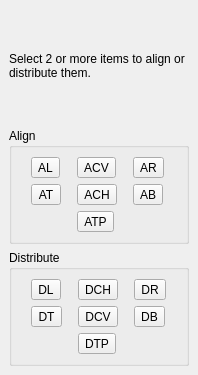
<?xml version="1.0" encoding="UTF-8"?>
<ui version="4.0">
 <class>AlignDock</class>
 <widget class="QDockWidget" name="AlignDock">
  <property name="geometry">
   <rect>
    <x>0</x>
    <y>0</y>
    <width>198</width>
    <height>375</height>
   </rect>
  </property>
  <property name="windowTitle">
   <string>Align and Distribute</string>
  </property>
  <widget class="QWidget" name="dockWidgetContents">
   <layout class="QVBoxLayout" name="verticalLayout">
    <item>
     <widget class="QLabel" name="selectionHint">
      <property name="wordWrap">
       <bool>true</bool>
      </property>
      <property name="text">
       <string>Select 2 or more items to align or distribute them.</string>
      </property>
     </widget>
    </item>
    <item>
     <widget class="QGroupBox" name="groupBox_2">
      <property name="title">
       <string>Align</string>
      </property>
      <layout class="QGridLayout" name="gridLayout_3">
       <item row="0" column="0">
        <widget class="QToolButton" name="alignLeft">
         <property name="toolTip">
          <string>Align left sides</string>
         </property>
         <property name="text">
          <string>AL</string>
         </property>
         <property name="icon">
          <iconset resource="../crochet.qrc">
           <normaloff>:/images/align_left.svg</normaloff>:/images/align_left.svg</iconset>
         </property>
         <property name="iconSize">
          <size>
           <width>24</width>
           <height>24</height>
          </size>
         </property>
        </widget>
       </item>
       <item row="0" column="2">
        <widget class="QToolButton" name="alignRight">
         <property name="toolTip">
          <string>Align right sides</string>
         </property>
         <property name="text">
          <string>AR</string>
         </property>
         <property name="icon">
          <iconset resource="../crochet.qrc">
           <normaloff>:/images/align_right.svg</normaloff>:/images/align_right.svg</iconset>
         </property>
         <property name="iconSize">
          <size>
           <width>24</width>
           <height>24</height>
          </size>
         </property>
        </widget>
       </item>
       <item row="1" column="0">
        <widget class="QToolButton" name="alignTop">
         <property name="toolTip">
          <string>Align tops</string>
         </property>
         <property name="text">
          <string>AT</string>
         </property>
         <property name="icon">
          <iconset resource="../crochet.qrc">
           <normaloff>:/images/align_top.svg</normaloff>:/images/align_top.svg</iconset>
         </property>
         <property name="iconSize">
          <size>
           <width>24</width>
           <height>24</height>
          </size>
         </property>
        </widget>
       </item>
       <item row="1" column="2">
        <widget class="QToolButton" name="alignBottom">
         <property name="toolTip">
          <string>Align bottoms</string>
         </property>
         <property name="text">
          <string>AB</string>
         </property>
         <property name="icon">
          <iconset resource="../crochet.qrc">
           <normaloff>:/images/align_bottom.svg</normaloff>:/images/align_bottom.svg</iconset>
         </property>
         <property name="iconSize">
          <size>
           <width>24</width>
           <height>24</height>
          </size>
         </property>
        </widget>
       </item>
       <item row="1" column="1">
        <widget class="QToolButton" name="alignCenterH">
         <property name="toolTip">
          <string>Align on a horizontal axis</string>
         </property>
         <property name="text">
          <string>ACH</string>
         </property>
         <property name="icon">
          <iconset resource="../crochet.qrc">
           <normaloff>:/images/align_center_h.svg</normaloff>:/images/align_center_h.svg</iconset>
         </property>
         <property name="iconSize">
          <size>
           <width>24</width>
           <height>24</height>
          </size>
         </property>
        </widget>
       </item>
       <item row="0" column="1">
        <widget class="QToolButton" name="alignCenterV">
         <property name="toolTip">
          <string>Align on a vertical axis</string>
         </property>
         <property name="text">
          <string>ACV</string>
         </property>
         <property name="icon">
          <iconset resource="../crochet.qrc">
           <normaloff>:/images/align_center_v.svg</normaloff>:/images/align_center_v.svg</iconset>
         </property>
         <property name="iconSize">
          <size>
           <width>24</width>
           <height>24</height>
          </size>
         </property>
        </widget>
       </item>
       <item row="2" column="1">
        <widget class="QToolButton" name="alignToPath">
         <property name="toolTip">
          <string>Align to selected path</string>
         </property>
         <property name="text">
          <string>ATP</string>
         </property>
         <property name="icon">
          <iconset resource="../crochet.qrc">
           <normaloff>:/images/align_path.svg</normaloff>:/images/align_path.svg</iconset>
         </property>
         <property name="iconSize">
          <size>
           <width>24</width>
           <height>24</height>
          </size>
         </property>
        </widget>
       </item>
      </layout>
     </widget>
    </item>
    <item>
     <widget class="QGroupBox" name="groupBox">
      <property name="title">
       <string>Distribute</string>
      </property>
      <layout class="QGridLayout" name="gridLayout_2">
       <item row="0" column="0">
        <widget class="QToolButton" name="distributeLeft">
         <property name="toolTip">
          <string>Distribute left edges equidistantly</string>
         </property>
         <property name="text">
          <string>DL</string>
         </property>
         <property name="icon">
          <iconset resource="../crochet.qrc">
           <normaloff>:/images/distribute_left.svg</normaloff>:/images/distribute_left.svg</iconset>
         </property>
         <property name="iconSize">
          <size>
           <width>24</width>
           <height>24</height>
          </size>
         </property>
        </widget>
       </item>
       <item row="0" column="2">
        <widget class="QToolButton" name="distributeRight">
         <property name="toolTip">
          <string>Distribute right edges equidistantly</string>
         </property>
         <property name="text">
          <string>DR</string>
         </property>
         <property name="icon">
          <iconset resource="../crochet.qrc">
           <normaloff>:/images/distribute_right.svg</normaloff>:/images/distribute_right.svg</iconset>
         </property>
         <property name="iconSize">
          <size>
           <width>24</width>
           <height>24</height>
          </size>
         </property>
        </widget>
       </item>
       <item row="1" column="0">
        <widget class="QToolButton" name="distributeTop">
         <property name="toolTip">
          <string>Distribute top edges equidistantly</string>
         </property>
         <property name="text">
          <string>DT</string>
         </property>
         <property name="icon">
          <iconset resource="../crochet.qrc">
           <normaloff>:/images/distribute_top.svg</normaloff>:/images/distribute_top.svg</iconset>
         </property>
         <property name="iconSize">
          <size>
           <width>24</width>
           <height>24</height>
          </size>
         </property>
        </widget>
       </item>
       <item row="1" column="2">
        <widget class="QToolButton" name="distributeBottom">
         <property name="toolTip">
          <string>Distribute bottom edges equidistantly</string>
         </property>
         <property name="text">
          <string>DB</string>
         </property>
         <property name="icon">
          <iconset resource="../crochet.qrc">
           <normaloff>:/images/distribute_bottom.svg</normaloff>:/images/distribute_bottom.svg</iconset>
         </property>
         <property name="iconSize">
          <size>
           <width>24</width>
           <height>24</height>
          </size>
         </property>
        </widget>
       </item>
       <item row="2" column="1">
        <widget class="QToolButton" name="distributeToPath">
         <property name="toolTip">
          <string>Distribute to selected path</string>
         </property>
         <property name="text">
          <string>DTP</string>
         </property>
         <property name="icon">
          <iconset resource="../crochet.qrc">
           <normaloff>:/images/distribute_path.svg</normaloff>:/images/distribute_path.svg</iconset>
         </property>
         <property name="iconSize">
          <size>
           <width>24</width>
           <height>24</height>
          </size>
         </property>
        </widget>
       </item>
       <item row="0" column="1">
        <widget class="QToolButton" name="distributeCenterH">
         <property name="toolTip">
          <string>Distribute centers equidistantly horizontally</string>
         </property>
         <property name="text">
          <string>DCH</string>
         </property>
         <property name="icon">
          <iconset resource="../crochet.qrc">
           <normaloff>:/images/distribute_center_h.svg</normaloff>:/images/distribute_center_h.svg</iconset>
         </property>
         <property name="iconSize">
          <size>
           <width>24</width>
           <height>24</height>
          </size>
         </property>
        </widget>
       </item>
       <item row="1" column="1">
        <widget class="QToolButton" name="distributeCenterV">
         <property name="toolTip">
          <string>Distribute centers equidistantly vertically</string>
         </property>
         <property name="text">
          <string>DCV</string>
         </property>
         <property name="icon">
          <iconset resource="../crochet.qrc">
           <normaloff>:/images/distribute_center_v.svg</normaloff>:/images/distribute_center_v.svg</iconset>
         </property>
         <property name="iconSize">
          <size>
           <width>24</width>
           <height>24</height>
          </size>
         </property>
        </widget>
       </item>
      </layout>
     </widget>
    </item>
   </layout>
  </widget>
 </widget>
 <resources>
  <include location="../crochet.qrc"/>
 </resources>
 <connections/>
</ui>
